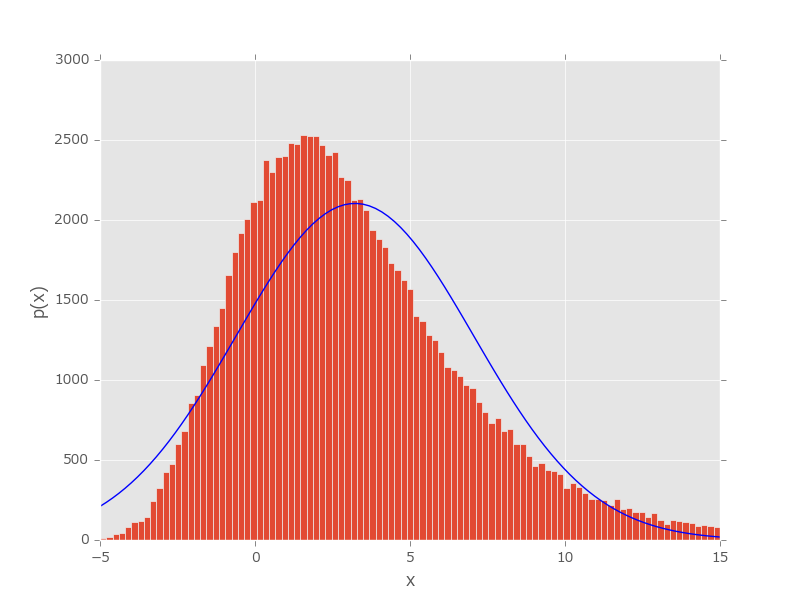

Recreate this plot in Python.
import numpy as np
from utatane import as_command


def sample(N, sample_size=10 ** 5):
    xs = np.random.gumbel(1.5, 3.0, [sample_size, N])
    return xs[:, :].mean(1)


@as_command
def render(plt):
    def draw_guasian_curve(sample_data, bins):
        mu = sample_data.mean()
        sigma = sample_data.std()
        a = sample_data.size * (bins[1] - bins[0])
        plt.hold(True)
        plt.plot(
            bins, a / (np.sqrt(2 * np.pi) * sigma) * np.exp(-(bins - mu) ** 2 / (2 * sigma ** 2)),
            'b-'
        )

    bins = np.linspace(-5, 15, 100)
    xs = sample(1)
    plt.hist(xs, bins)
    plt.xlabel("x")
    plt.ylabel("p(x)")
    draw_guasian_curve(xs, bins)
